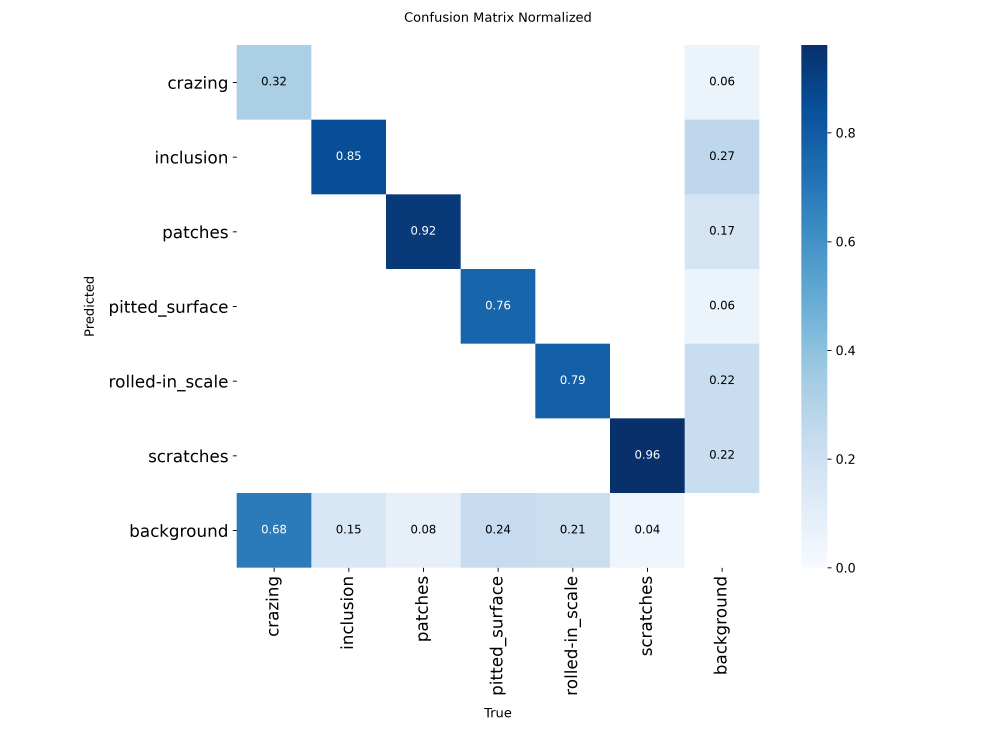
#> input picture runs/detect/models/real_train/confusion_matrix_normalized.png, 3000 x 2250 px (shown at 1/3 size)
$ python -i preprocessor.py   (imports and definitions only)   (older library calls are emulated)
#> lines starting #> are read from the running program, lines starting #| are printed output that depends on the picture
#> further down, picture is the input picture: shape (2250, 3000, 3); mean B, G, R 246.4, 241.4, 236.1
"""Traditional image preprocessing pipeline using OpenCV.

.. note::
    Color inputs are assumed to be in BGR order (OpenCV default) unless
    otherwise noted.
"""

from __future__ import annotations

from dataclasses import dataclass
from typing import Literal

import cv2
import numpy as np

LETTERBOX_FILL_VALUE = 114


# [28 lines left out: function letterbox_tensor, not called in this run]


@dataclass
class Blob:
    """Represents a detected blob/connected component."""

    area: float
    perimeter: float
    centroid: tuple[float, float]
    bbox: tuple[int, int, int, int]


class Preprocessor:
    """OpenCV-based image preprocessing for defect images.

    Color inputs are assumed to be in BGR order (OpenCV default) unless
    otherwise noted.
    """

    # [35 lines left out: functions _validate_kernel, gaussian_blur, median_blur, not called in this run]

    def histogram_equalization(self, image: np.ndarray) -> np.ndarray:
        """Enhance contrast using CLAHE on luminance channel."""
        if len(image.shape) == 2:
            clahe = cv2.createCLAHE(clipLimit=2.0, tileGridSize=(8, 8))
            return clahe.apply(image)

        lab = cv2.cvtColor(image, cv2.COLOR_BGR2LAB)
#> lab: shape (2250, 3000, 3); mean of channels 0, 1, 2 241.8, 128, 124.9
        l_channel, a, b = cv2.split(lab)
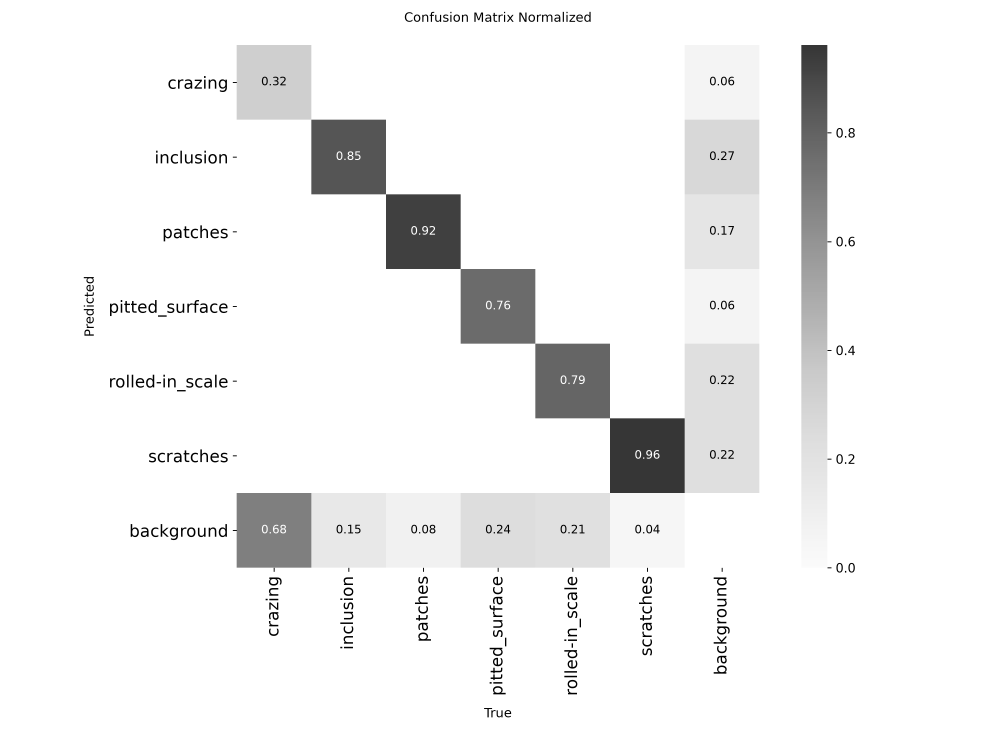
#> l_channel: shape (2250, 3000) (shown at 1/3 size); min 0, max 255, mean 241.8
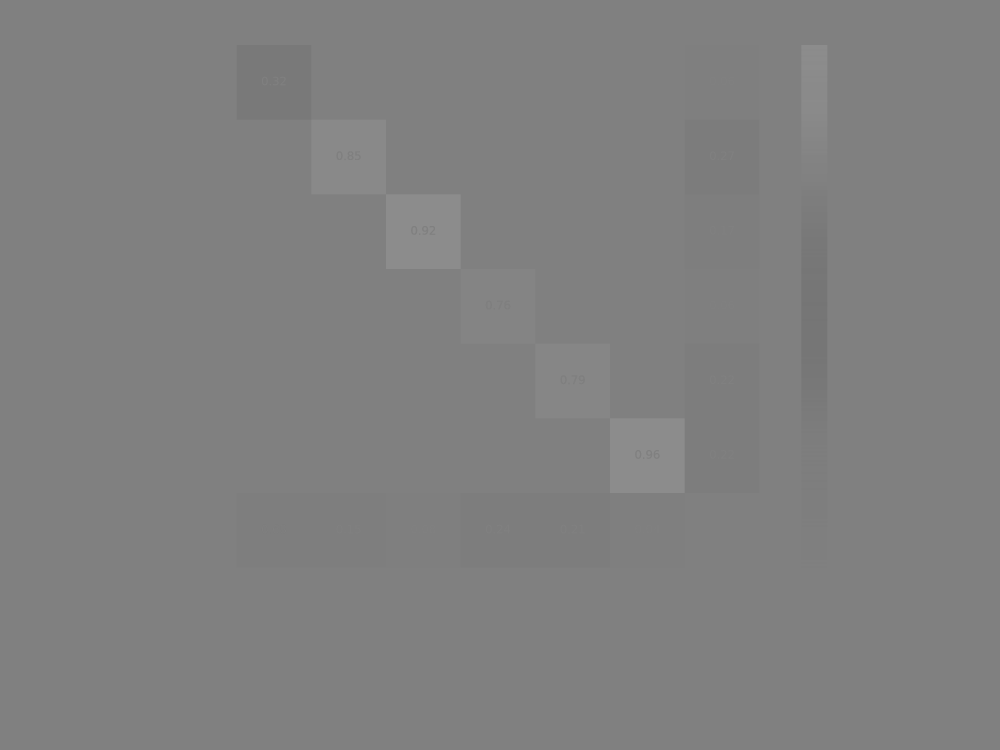
#> a: shape (2250, 3000) (shown at 1/3 size); min 117, max 140, mean 128
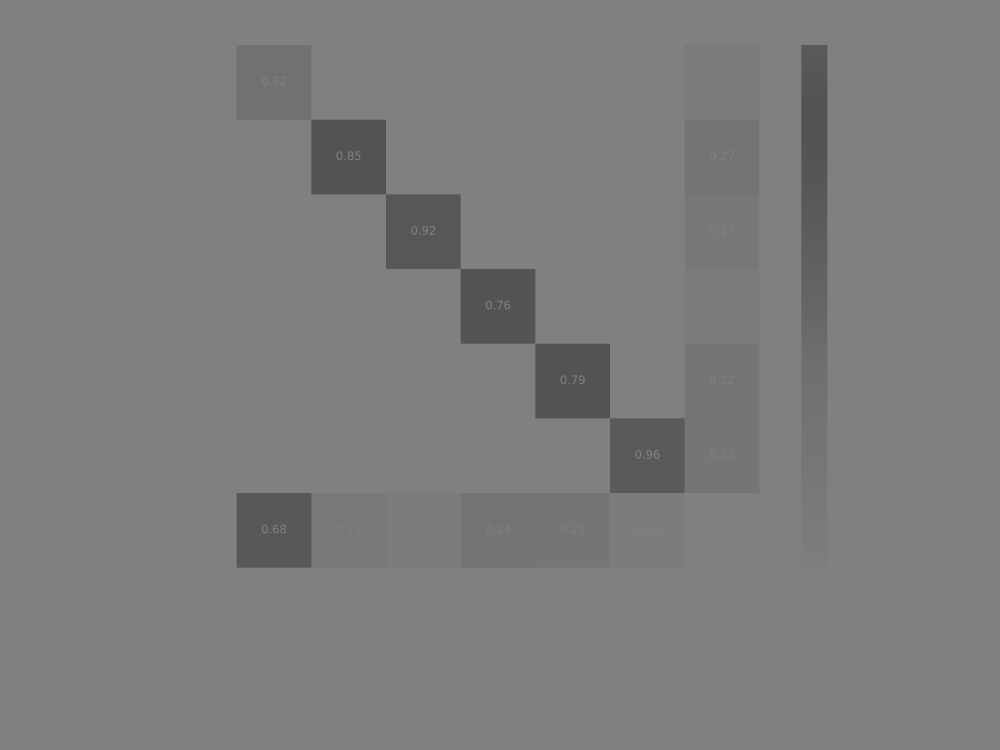
#> b: shape (2250, 3000) (shown at 1/3 size); min 82, max 128, mean 124.9
        clahe = cv2.createCLAHE(clipLimit=2.0, tileGridSize=(8, 8))
        l_channel = clahe.apply(l_channel)
        lab = cv2.merge([l_channel, a, b])
#> lab: shape (2250, 3000, 3); mean of channels 0, 1, 2 241.5, 128, 124.9
        return cv2.cvtColor(lab, cv2.COLOR_LAB2BGR)

    # [121 lines left out: functions edge_detection, morphology, blob_analysis, frequency_filter, not called in this run]

>>> import cv2
>>> picture = cv2.imread('../../runs/detect/models/real_train/confusion_matrix_normalized.png')
>>> result = Preprocessor().histogram_equalization(picture)
